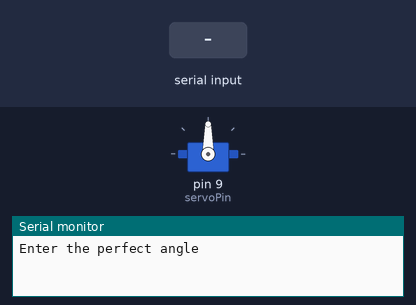
Bench run of a sketch on a simulated Arduino Uno, built with avr-gcc and run on an emulated ATmega328P. Shown: servo, the last lines printed to the serial monitor. The test bench sets the inputs (shaded band).

Above: at 1.2 s.
1.3 s: "90,45\n" received over Serial
At 1.4 s:
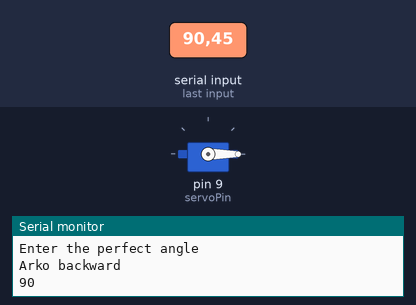
Timing chart, 0 to 4.3 s (numbered marks = the images above; inputs shaded):
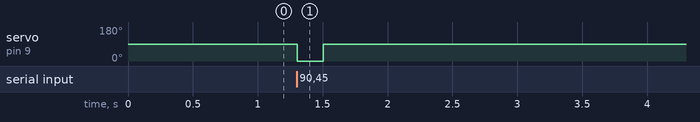

Measured:
- after the input at 1.3 s, servo on pin 9 (servoPin): 90° → 0° at once, → 90° 0.20 s later

The sketch:

servofuckinsuccess.ino
```cpp
#include <Servo.h>
Servo myServo;
//int jen;
int servoPin=9;
int servoPos=0;
String msg ="Enter the perfect angle";
void setup(){
  //put your setup code here to run once:
  Serial.begin(9600);
  myServo.attach(servoPin);

}
void loop() {
  Serial.println(msg);
  while(Serial.available()== 0) {
  }
  servoPos = Serial.parseInt();
  if (servoPos >150 && servoPos < 200)
{
    Serial.println("Arko foreward");
    Serial.println(servoPos);
    myServo.write(180);
    delay (200);
    myServo.write(90);
    }
    else if (servoPos <100 && servoPos > 50){
     Serial.println("Arko backward");
     Serial.println(servoPos);
    myServo.write(0);
    delay(200);
    myServo.write(90);


    }
    else{
    Serial.println("oh boy");
    Serial.println(servoPos);
    }
  }
```
